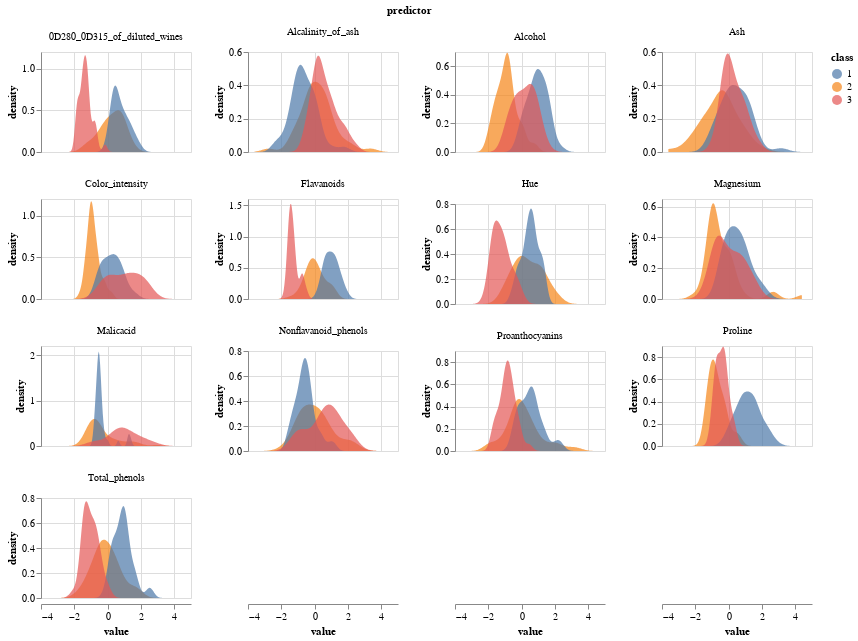

Here is the notebook cell this chart was saved with:
### Markdown cell above
## EDA

### Code cell
plot_density(scaled_wine_train, scaled_wine_train.columns, "class", ncols=4, height=100)

### Figure 1 — Vega-Lite specification as saved in the notebook (floating-point values rounded to 4 significant figures; data arrays with more than 128 entries replaced by an {"elided": "..."} marker saying what was removed)
{"config": {"view": {"continuousWidth": 300, "continuousHeight": 300}}, "data": {"name": "data-177415f615c9471bb73f308660b8bc48"}, "facet": {"field": "predictor", "type": "nominal"}, "spec": {"mark": {"type": "area", "opacity": 0.7}, "encoding": {"color": {"field": "class", "type": "nominal"}, "x": {"field": "value", "type": "quantitative"}, "y": {"field": "density", "stack": false, "type": "quantitative"}}, "height": 100, "transform": [{"density": "value", "groupby": ["class", "predictor"]}], "width": 150}, "columns": 4, "resolve": {"scale": {"y": "independent"}}, "$schema": "https://vega.github.io/schema/vega-lite/v5.15.1.json", "datasets": {"data-177415f615c9471bb73f308660b8bc48": {"elided": "1612 records"}}}
